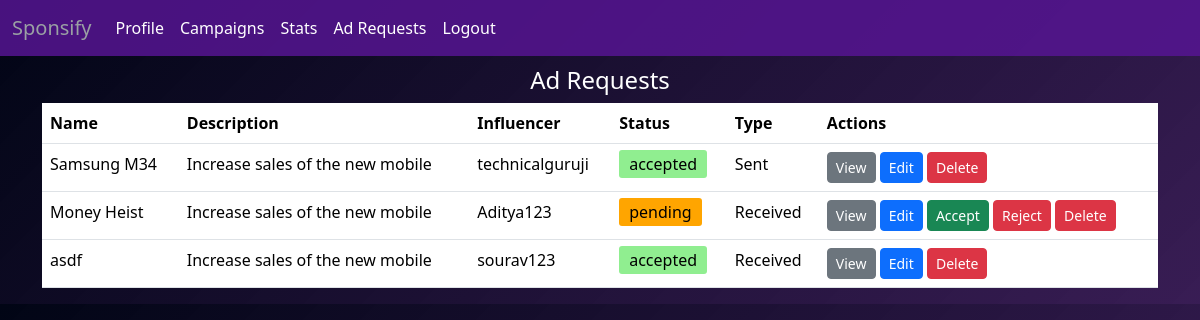
The app's page /sponsor/ad_requests (signed in), older data.
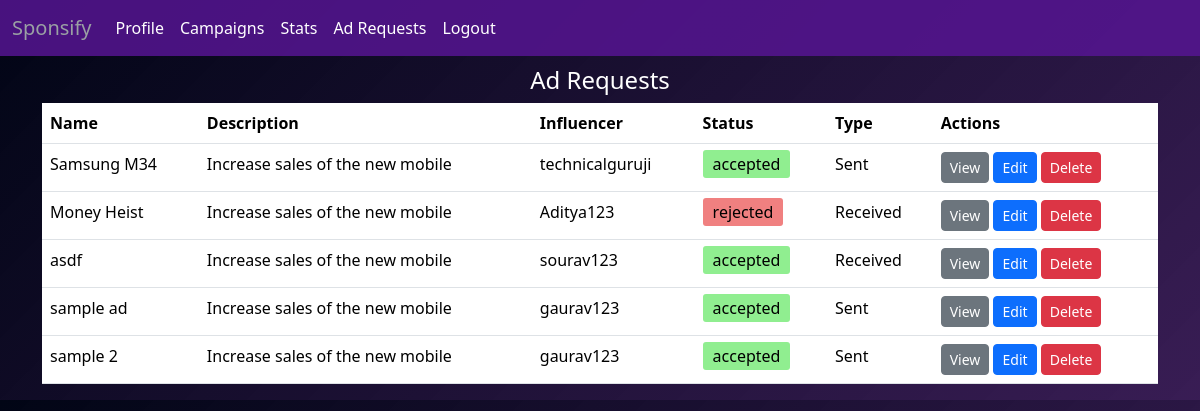
The same page, newer data.
### models.py (models this page shows, shortened)
class AdRequest(db.Model):
    id = db.Column(db.Integer, primary_key=True)
    campaign_id = db.Column(db.Integer, db.ForeignKey('campaign.id'), nullable=False)
    sponsor_id = db.Column(db.Integer, db.ForeignKey('sponsor.id'))
    influencer_id = db.Column(db.Integer, db.ForeignKey('influencer.id'), nullable=False)
    by_sponsor = db.Column(db.Boolean, default=False)
    ad_name = db.Column(db.Text)
    terms = db.Column(db.Text)
    description = db.Column(db.Text)
    payment_amount = db.Column(db.Integer)
    status = db.Column(db.String(10), default='pending')
    sponsor = db.relationship('Sponsor', backref='ad_requests_sent', lazy=True, overlaps="ad_requests")
    influencer = db.relationship('Influencer', backref='ad_requests_received', lazy=True, overlaps="ad_requests")

class Campaign(db.Model):
    id = db.Column(db.Integer, primary_key=True)
    sponsor_id = db.Column(db.Integer, db.ForeignKey('sponsor.id'), nullable=False)
    name = db.Column(db.String(100), nullable=False)
    description = db.Column(db.Text)
    niche = db.Column(db.Text)
    start_date = db.Column(db.Date)
    end_date = db.Column(db.Date)
    budget = db.Column(db.Integer)
    is_flag = db.Column(db.Boolean, default=False)
    visibility = db.Column(db.String(10), default='public')
    goals = db.Column(db.Text)
    ad_requests = db.relationship('AdRequest', backref='campaign', lazy=True)

class User(db.Model):
    id = db.Column(db.Integer, primary_key=True)
    username = db.Column(db.String(80), unique=True, nullable=False)
    password = db.Column(db.String(120), nullable=False)
    role = db.Column(db.String(20), nullable=False)
    is_flag = db.Column(db.Boolean,default=False)
    sponsor = db.relationship("Sponsor", uselist=False, backref="user", cascade="all, delete-orphan")
    influencer = db.relationship("Influencer", uselist=False, backref="user", cascade="all, delete-orphan")

### routes.py (the view)
@app.route('/sponsor/ad_requests')
@login_required
def sponsor_ad_requests():
    user_id = session.get('user_id')
    sponsor = Sponsor.query.get(user_id)
    all_ad_requests = AdRequest.query.filter(
        (AdRequest.sponsor_id == sponsor.id)
    ).all()
    return render_template('sponsor_ad_requests.html', sponsor=sponsor, ad_requests=all_ad_requests)

### routes.py (called while the page is built)
def login_required(f):
    @wraps(f)
    def wrap(*args, **kwargs):
        if 'user_id' not in session:
            flash("You need to login first")
            return redirect(url_for('login'))
        else:
            user_id  = session['user_id']
            user = User.query.filter_by(id=user_id).first()
            if user.is_flag:
                flash("You are flagged")
                return redirect(url_for('login'))
        return f(*args, **kwargs)
    return wrap

### templates/sponsor_ad_requests.html (shortened to what this page needs)
{% extends 'spndash.html' %}
{% block content %}
<h4>Ad Requests</h4>
<table class="table">
    <thead>
        <tr>
            </head>
            <th>Name</th>
            <th>Description</th>
            <th>Influencer</th>
            <th>Status</th>
            <th>Type</th>
            <th>Actions</th>
        </tr>
    </thead>
    <tbody>
        {% for ad_request in ad_requests %}
            <tr>
                <td>{{ ad_request.ad_name }}</td>
                <td>{{ ad_request.campaign.name }}</td>
                <td>{{ ad_request.influencer.user.username }}</td>
                <td class="status-cell">
                    <span class="status-text"
                        {% if ad_request.status == 'pending' %}style="background-color: orange;"{% endif %}
                        {% if ad_request.status == 'accepted' %}style="background-color: lightgreen;"{% endif %}
                        {% if ad_request.status == 'rejected' %}style="background-color: lightcoral;"{% endif %}
                    >
                        {{ ad_request.status }}
                    </span>
                </td>
                <td>{% if ad_request.by_sponsor %}Sent{% else %}Received{% endif %}</td>
                <td>
                    <a href="{{ url_for('view_ad_request', ad_request_id=ad_request.id) }}" class="btn btn-secondary btn-sm">View</a>
                    <a href="{{ url_for('edit_ad_request', ad_request_id=ad_request.id) }}" class="btn btn-primary btn-sm">Edit</a>
                    {% if ad_request.status == 'pending' %}
                        {% if not ad_request.by_sponsor %}
                            <form method="POST" action="{{ url_for('handle_ad_request', ad_request_id=ad_request.id) }}" style="display: inline;">
                                <button type="submit" name="action" value="accept" class="btn btn-success btn-sm">Accept</button>
                                <button type="submit" name="action" value="reject" class="btn btn-danger btn-sm">Reject</button>
                            </form>
                        {% endif %}
                    {% endif %}
                    <form method="POST" action="{{ url_for('delete_ad_request_sponsor', ad_request_id=ad_request.id) }}" style="display: inline;" onsubmit="return confirm('Are you sure you want to delete this ad request?')">
                        <button type="submit" class="btn btn-danger btn-sm">Delete</button>
                    </form>
                </td>
            </tr>
        {% endfor %}
    </tbody>
</table>
{% endblock %}

### templates/spndash.html (shortened to what this page needs)
<!DOCTYPE html>
<html lang="en">
<head>
    <link href="https://cdn.jsdelivr.net/npm/bootstrap@5.3.3/dist/css/bootstrap.min.css" rel="stylesheet">
</head>
<body>
  <nav class="navbar navbar-expand-lg custom" style="background-color: rgba(86, 21, 147, 0.84) !important; color: white !important;">
      <div class="container-fluid">
          <a class="navbar-brand" href='#' style="color:rgb(154, 160, 164)";>Sponsify </a>
          <div class="collapse navbar-collapse" id="navbarSupportedContent">
            <ul class="navbar-nav me-auto mb-2 mb-lg-0">
              <li class="nav-item">
                <a class="nav-link active" aria-current="page" href={{url_for('sponsor_profile')}} style="color:white";>Profile</a>
              </li>
              <li class="nav-item">
                <a class="nav-link" href={{url_for('spncamp')}} style="color:white";>Campaigns</a>
              </li>
              <li class="nav-item">
                <a class="nav-link" href={{url_for('sponsor_stats')}} style="color:white";>Stats</a>
              </li>
              <li class="nav-item">
                <a class="nav-link" href="{{ url_for('sponsor_ad_requests') }}" style="color:white";>Ad Requests</a>
              </li>
              <li class="nav-item">
                <a class="nav-link" href="/logout" style="color:white"; >Logout</a>
              </li>
            </ul>
    </div>
  </div>
 </nav>
    <div class="container">
        {% block content %}
        {% endblock content %}
    </div>
</body>
</html>

### templates/sponsor_ad_requests.html (style rules this page uses)
body { background: linear-gradient(135deg, #010515 0%, #220341e5 100%); color: #fff; }
form { display : flex; flex-direction:column ; align-items: center; }
h4 { margin-top: 10px; text-align: center; }
.status-text { padding: 3px 10px; border-radius: 3px; }

Row changes from the older to the newer data that the page shows:
changed AdRequest "Money Heist": status "pending" → "rejected"; no longer shows "Accept Reject"
added AdRequest: ad_name "sample ad", campaign.name "Increase sales of the new mobile", influencer.user.username "gaurav123", status "accepted", by_sponsor "Sent"
added AdRequest: ad_name "sample 2", campaign.name "Increase sales of the new mobile", influencer.user.username "gaurav123", status "accepted", by_sponsor "Sent"
